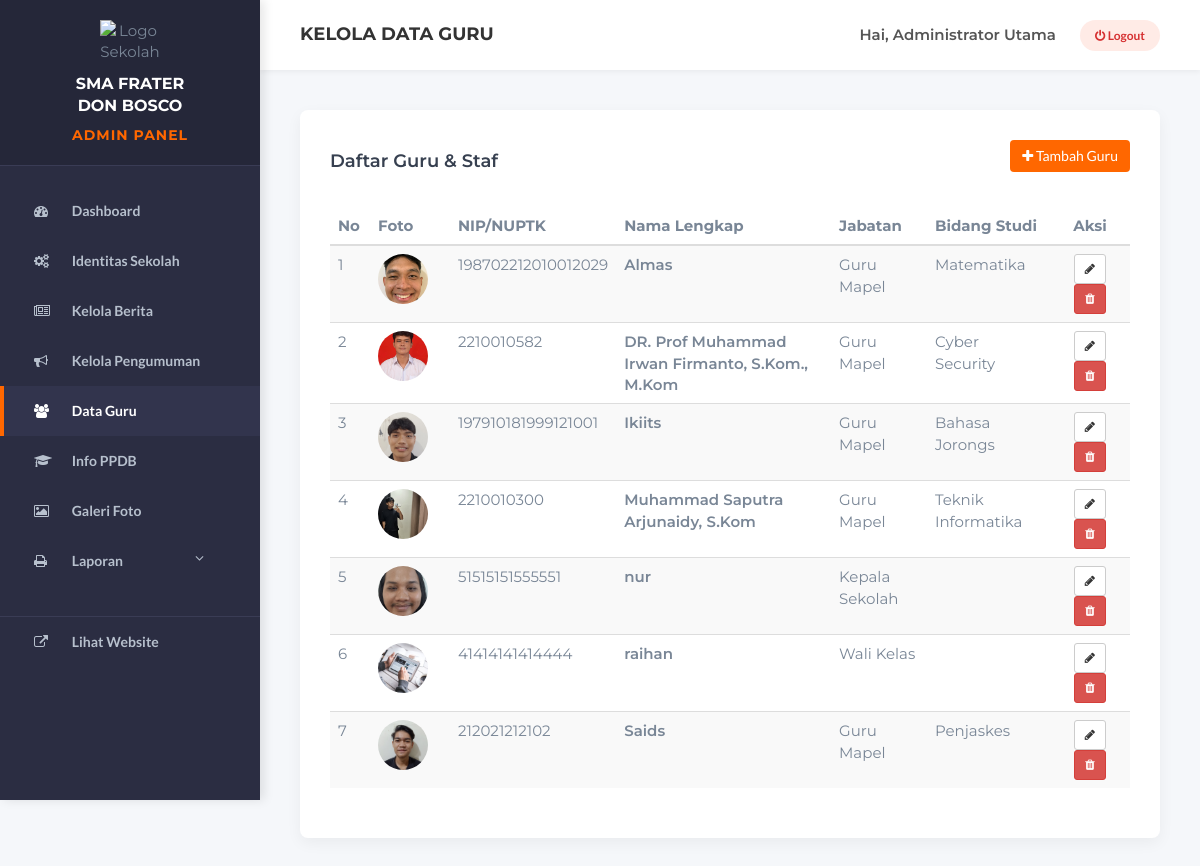
Screenshot of /admin/guru.php (signed in) with the database file from the repository.
### tables this page shows
CREATE TABLE `guru_staf` (
  `id_guru` int NOT NULL,
  `nip` varchar(50) DEFAULT NULL,
  `nama_lengkap` varchar(100) NOT NULL,
  `jabatan` varchar(50) NOT NULL,
  `bidang_studi` varchar(100) NOT NULL,
  `email` varchar(100) DEFAULT NULL,
  `foto` varchar(255) DEFAULT NULL
);

### controllers/AdminGuruController.php (called while the page is built, shortened)
<?php
require_once __DIR__ . '/../models/GuruModel.php';
class AdminGuruController {
    public function index() {
        $model = new GuruModel();
        $data_guru = $model->getAllGuru();
        require_once '../views/admin/guru_index.php';
    }
}
?>

### models/GuruModel.php (called while the page is built, shortened)
<?php
require_once 'Database.php';
class GuruModel extends Database {
    public function getAllGuru() {
        $sql = "SELECT * FROM guru_staf ORDER BY nama_lengkap ASC";
        $query = $this->query($sql);
        $hasil = [];
        while ($row = mysqli_fetch_assoc($query)) {
            $hasil[] = $row;
        }
        return $hasil;
    }
}
?>

### models/Database.php (called while the page is built, shortened)
<?php
require_once __DIR__ . '/../Koneksi Database/koneksi.php';
class Database {
    protected $koneksi;
    public function __construct() {
        global $koneksi;
        $this->koneksi = $koneksi;
    }
    public function query($sql) {
        return mysqli_query($this->koneksi, $sql);
    }
}
?>

### views/admin/guru_index.php (the view, shortened to what this page needs)
<?php
require_once 'template/header.php';
require_once 'template/sidebar.php';
?>
<div class="main-content">
    <?php require_once 'template/topbar.php'; ?>
    <div class="content-wrapper">
        <div class="card-box">
            <div class="row" style="margin-bottom: 20px;">
                <div class="col-md-6"><h4>Daftar Guru & Staf</h4></div>
                <div class="col-md-6 text-right">
                    <a href="guru.php?aksi=tambah" class="btn btn-orange"><i class="fa fa-plus"></i> Tambah Guru</a>
                </div>
            </div>
            <div class="table-responsive">
                <table class="table table-hover table-striped">
                    <thead>
                        <tr>
                            <th width="5%">No</th>
                            <th width="10%">Foto</th>
                            <th>NIP/NUPTK</th>
                            <th>Nama Lengkap</th>
                            <th>Jabatan</th>
                            <th>Bidang Studi</th>
                            <th width="10%" class="text-center">Aksi</th>
                        </tr>
                    </thead>
                    <tbody>
                        <?php
                        $no = 1;
                        if (count($data_guru) > 0) {
                            foreach ($data_guru as $g) {
                                $img_path = "uploads/guru/" . $g['foto'];
                                if(empty($g['foto']) || !file_exists("../admin/" . $img_path)) {
                                    $img_show = "../img/course01.jpg";
                                } else {
                                    $img_show = $img_path;
                                }
                        ?>
                        <tr>
                            <td><?php echo $no++; ?></td>
                            <td><img src="<?php echo $img_show; ?>" width="50" style="border-radius: 50%; height: 50px; object-fit: cover;"></td>
                            <td><?php echo htmlspecialchars($g['nip']); ?></td>
                            <td style="font-weight:600;"><?php echo htmlspecialchars($g['nama_lengkap']); ?></td>
                            <td><?php echo htmlspecialchars($g['jabatan']); ?></td>
                            <td><?php echo htmlspecialchars($g['bidang_studi']); ?></td>
                            <td class="text-center">
                                <a href="guru.php?aksi=edit&id=<?php echo $g['id_guru']; ?>" class="btn btn-sm btn-default"><i class="fa fa-pencil"></i></a>
                                <a href="guru.php?aksi=hapus&id=<?php echo $g['id_guru']; ?>" class="btn btn-sm btn-danger" onclick="return confirm('Hapus data guru ini?')"><i class="fa fa-trash"></i></a>
                            </td>
                        </tr>
                        <?php
                            }
                        } else {
                            echo "<tr><td colspan='7' class='text-center'>Belum ada data guru.</td></tr>";
                        }
                        ?>
                    </tbody>
                </table>
            </div>
        </div>
    </div>
</div>
<?php require_once 'template/footer.php'; ?>

### css/style.css (style rules this page uses)
body { font-family: 'Montserrat', sans-serif; font-size: 15px; font-weight: 400; color: #798696; overflow-x:hidden; }
h1,h2,h3,h4,h5,h6 { margin-top: 12px; margin-bottom: 15px; font-weight: 600; color: #374050; }
h4 { font-size:18px; }
a { font-family: 'Lato', sans-serif; color: #374050; font-weight: 700; }

### views/admin/template/header.php (style rules this page uses)
body { background-color: #f5f7fa; font-family: 'Montserrat', sans-serif; padding-top: 0; }
.main-content { margin-left: 260px; transition: all 0.3s; }
.content-wrapper { padding: 40px; }
.card-box { background: #fff; padding: 30px; border-radius: 8px; box-shadow: 0 5px 15px rgba(0,0,0,0.05); }
.btn-orange { background: #FF6700; color: #fff; border: none; }

### rows the page displays
guru_staf: foto (picture), nip "198702212010012029", nama_lengkap "Almas", jabatan "Guru Mapel", bidang_studi "Matematika"
guru_staf: foto (picture), nip "2210010582", nama_lengkap "DR. Prof Muhammad Irwan Firmanto, S.Kom., M.Kom", jabatan "Guru Mapel", bidang_studi "Cyber Security"
guru_staf: foto (picture), nip "197910181999121001", nama_lengkap "Ikiits", jabatan "Guru Mapel", bidang_studi "Bahasa Jorongs"
guru_staf: foto (picture), nip "2210010300", nama_lengkap "Muhammad Saputra Arjunaidy, S.Kom", jabatan "Guru Mapel", bidang_studi "Teknik Informatika"
guru_staf: foto (picture), nip "51515151555551", nama_lengkap "nur", jabatan "Kepala Sekolah"
guru_staf: shows a picture, nip "41414141414444", nama_lengkap "raihan", jabatan "Wali Kelas"
guru_staf: foto (picture), nip "212021212102", nama_lengkap "Saids", jabatan "Guru Mapel", bidang_studi "Penjaskes"

### other values shown
$title "KELOLA DATA GURU"
$_SESSION['admin_nama'] "Administrator Utama"
